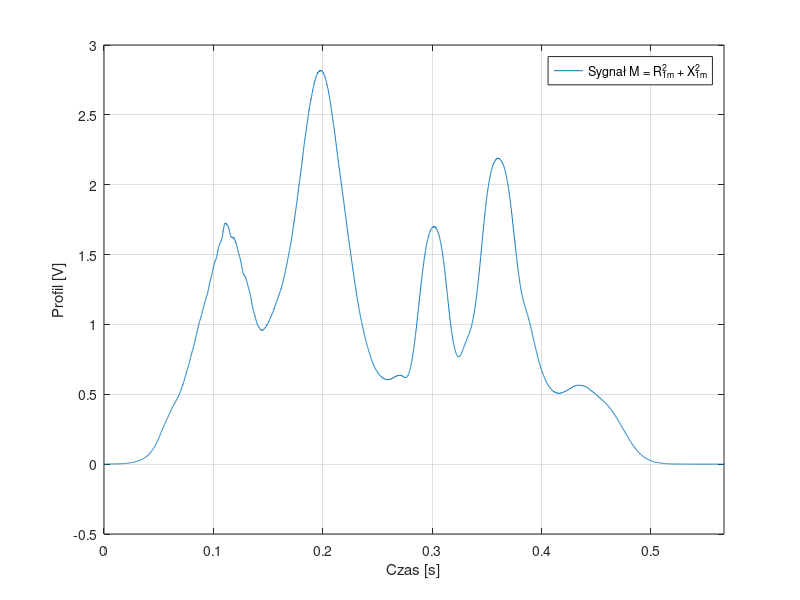
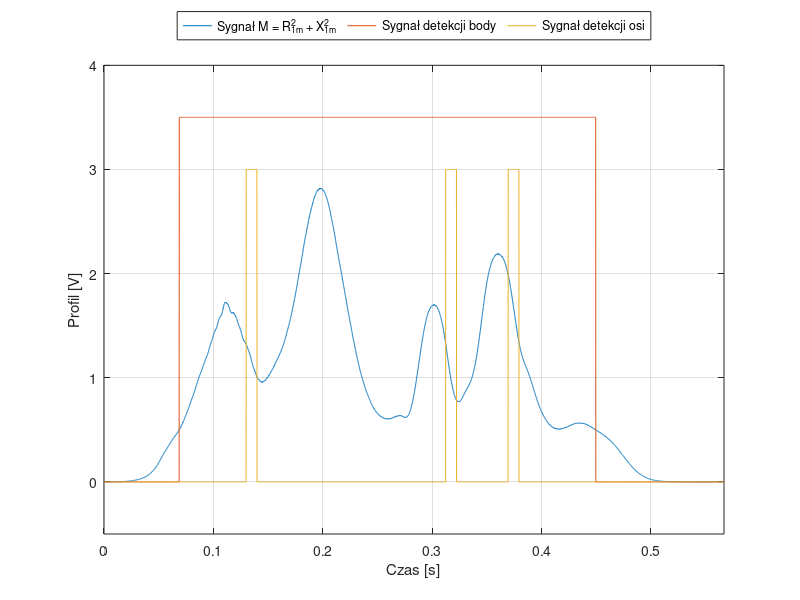

These charts were generated, in order, by the following MATLAB code:
%% dlugosc pojazdu
close all;
clear all;
load('sygnaly-dlugosc-pojazdu')
dt = 10e-5;
t = (1:size(M, 2)) * dt;
body = (M > 0.5) * 3.5;
osie = zeros(size(M));
for i =1:size(M, 2)
    if min(abs(axles - i)) < 50
        osie(i) = 3;
    else
        osie(i) = 0;
    end;
end;
plot(t, M);
grid on;
axis([0, t(end), -.5, 3]);
xlabel('Czas [s]')
ylabel('Profil [V]')
legend('Sygnał M = R_{1m}^{2} + X_{1m}^{2}', ...
    'Orientation','horizontal')

figure, plot(t, M);
hold on;
plot(t, body);
plot(t, osie);
grid on;
axis([0, t(end), -.5, 4]);
xlabel('Czas [s]')
ylabel('Profil [V]')
legend('Sygnał M = R_{1m}^{2} + X_{1m}^{2}', 'Sygnał detekcji body', 'Sygnał detekcji osi', ...
    'Location','northoutside','Orientation','horizontal')